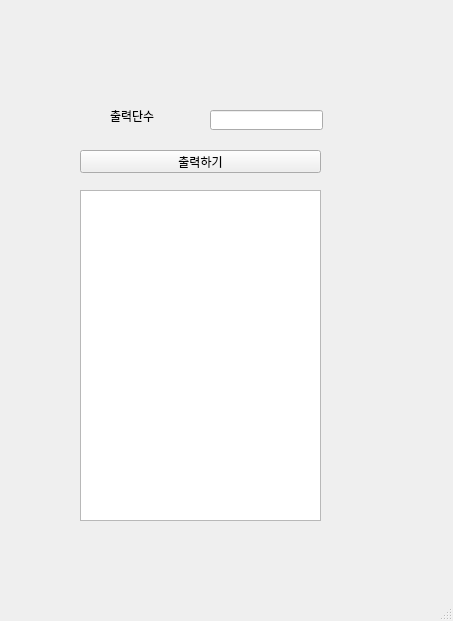
<?xml version="1.0" encoding="UTF-8"?>
<ui version="4.0">
 <class>MainWindow</class>
 <widget class="QMainWindow" name="MainWindow">
  <property name="geometry">
   <rect>
    <x>0</x>
    <y>0</y>
    <width>453</width>
    <height>621</height>
   </rect>
  </property>
  <property name="windowTitle">
   <string>MainWindow</string>
  </property>
  <widget class="QWidget" name="centralwidget">
   <widget class="QLabel" name="lbl">
    <property name="geometry">
     <rect>
      <x>110</x>
      <y>110</y>
      <width>56</width>
      <height>12</height>
     </rect>
    </property>
    <property name="text">
     <string>출력단수</string>
    </property>
   </widget>
   <widget class="QLineEdit" name="le">
    <property name="geometry">
     <rect>
      <x>210</x>
      <y>110</y>
      <width>113</width>
      <height>20</height>
     </rect>
    </property>
   </widget>
   <widget class="QPushButton" name="pb">
    <property name="geometry">
     <rect>
      <x>80</x>
      <y>150</y>
      <width>241</width>
      <height>23</height>
     </rect>
    </property>
    <property name="text">
     <string>출력하기</string>
    </property>
   </widget>
   <widget class="QTextEdit" name="te">
    <property name="geometry">
     <rect>
      <x>80</x>
      <y>190</y>
      <width>241</width>
      <height>331</height>
     </rect>
    </property>
   </widget>
  </widget>
  <widget class="QMenuBar" name="menubar">
   <property name="geometry">
    <rect>
     <x>0</x>
     <y>0</y>
     <width>453</width>
     <height>21</height>
    </rect>
   </property>
  </widget>
  <widget class="QStatusBar" name="statusbar"/>
 </widget>
 <resources/>
 <connections/>
</ui>
